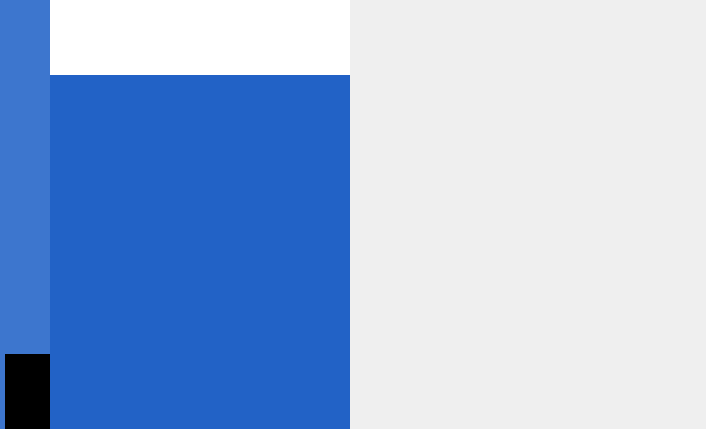
<?xml version="1.0" encoding="UTF-8"?>
<ui version="4.0">
 <class>MainWindow</class>
 <widget class="QMainWindow" name="MainWindow">
  <property name="geometry">
   <rect>
    <x>0</x>
    <y>0</y>
    <width>706</width>
    <height>429</height>
   </rect>
  </property>
  <property name="windowTitle">
   <string>MainWindow</string>
  </property>
  <widget class="QWidget" name="centralwidget">
   <property name="styleSheet">
    <string notr="true">#Left_Widget{
background-color: #2262C6;
}
#Left_Inst_Bar_W{
background-color:#3D76CE;
}
</string>
   </property>
   <layout class="QHBoxLayout" name="horizontalLayout">
    <property name="spacing">
     <number>0</number>
    </property>
    <property name="leftMargin">
     <number>0</number>
    </property>
    <property name="topMargin">
     <number>0</number>
    </property>
    <property name="rightMargin">
     <number>0</number>
    </property>
    <property name="bottomMargin">
     <number>0</number>
    </property>
    <item>
     <widget class="QWidget" name="Left_Inst_Bar_W" native="true">
      <property name="minimumSize">
       <size>
        <width>50</width>
        <height>0</height>
       </size>
      </property>
      <property name="maximumSize">
       <size>
        <width>50</width>
        <height>16777215</height>
       </size>
      </property>
      <layout class="QVBoxLayout" name="verticalLayout">
       <property name="leftMargin">
        <number>5</number>
       </property>
       <property name="topMargin">
        <number>5</number>
       </property>
       <property name="rightMargin">
        <number>0</number>
       </property>
       <property name="bottomMargin">
        <number>0</number>
       </property>
       <item>
        <widget class="QWidget" name="Button" native="true">
         <layout class="QVBoxLayout" name="verticalLayout_2">
          <property name="leftMargin">
           <number>0</number>
          </property>
          <property name="topMargin">
           <number>0</number>
          </property>
          <property name="rightMargin">
           <number>0</number>
          </property>
          <property name="bottomMargin">
           <number>0</number>
          </property>
         </layout>
        </widget>
       </item>
       <item>
        <spacer name="verticalSpacer">
         <property name="orientation">
          <enum>Qt::Vertical</enum>
         </property>
         <property name="sizeHint" stdset="0">
          <size>
           <width>20</width>
           <height>420</height>
          </size>
         </property>
        </spacer>
       </item>
       <item>
        <widget class="QWidget" name="L_D_W" native="true">
         <property name="minimumSize">
          <size>
           <width>50</width>
           <height>75</height>
          </size>
         </property>
         <property name="maximumSize">
          <size>
           <width>50</width>
           <height>75</height>
          </size>
         </property>
         <property name="styleSheet">
          <string notr="true">background-color: rgb(0, 0, 0);</string>
         </property>
         <layout class="QGridLayout" name="gridLayout_2">
          <property name="leftMargin">
           <number>0</number>
          </property>
          <property name="topMargin">
           <number>0</number>
          </property>
          <property name="rightMargin">
           <number>0</number>
          </property>
          <property name="bottomMargin">
           <number>3</number>
          </property>
         </layout>
        </widget>
       </item>
      </layout>
     </widget>
    </item>
    <item>
     <widget class="QWidget" name="Left_Widget" native="true">
      <property name="minimumSize">
       <size>
        <width>300</width>
        <height>0</height>
       </size>
      </property>
      <property name="maximumSize">
       <size>
        <width>300</width>
        <height>16777215</height>
       </size>
      </property>
      <layout class="QVBoxLayout" name="verticalLayout_3">
       <property name="spacing">
        <number>0</number>
       </property>
       <property name="leftMargin">
        <number>0</number>
       </property>
       <property name="topMargin">
        <number>0</number>
       </property>
       <property name="rightMargin">
        <number>0</number>
       </property>
       <property name="bottomMargin">
        <number>0</number>
       </property>
       <item>
        <widget class="QWidget" name="Logo_W" native="true">
         <property name="minimumSize">
          <size>
           <width>300</width>
           <height>75</height>
          </size>
         </property>
         <property name="maximumSize">
          <size>
           <width>300</width>
           <height>75</height>
          </size>
         </property>
         <property name="styleSheet">
          <string notr="true">background-color: rgb(255, 255, 255);</string>
         </property>
         <layout class="QGridLayout" name="gridLayout">
          <property name="leftMargin">
           <number>0</number>
          </property>
          <property name="topMargin">
           <number>0</number>
          </property>
          <property name="rightMargin">
           <number>0</number>
          </property>
          <property name="bottomMargin">
           <number>0</number>
          </property>
         </layout>
        </widget>
       </item>
       <item>
        <widget class="QWidget" name="Left_OutSide_W" native="true">
         <layout class="QVBoxLayout" name="verticalLayout_4">
          <property name="leftMargin">
           <number>0</number>
          </property>
          <property name="topMargin">
           <number>0</number>
          </property>
          <property name="rightMargin">
           <number>0</number>
          </property>
          <property name="bottomMargin">
           <number>0</number>
          </property>
          <item>
           <widget class="QWidget" name="Last_Files_W" native="true">
            <property name="minimumSize">
             <size>
              <width>0</width>
              <height>0</height>
             </size>
            </property>
            <layout class="QVBoxLayout" name="verticalLayout_5">
             <property name="leftMargin">
              <number>5</number>
             </property>
             <property name="topMargin">
              <number>5</number>
             </property>
             <property name="rightMargin">
              <number>5</number>
             </property>
             <property name="bottomMargin">
              <number>5</number>
             </property>
            </layout>
           </widget>
          </item>
          <item>
           <spacer name="verticalSpacer_2">
            <property name="orientation">
             <enum>Qt::Vertical</enum>
            </property>
            <property name="sizeHint" stdset="0">
             <size>
              <width>20</width>
              <height>327</height>
             </size>
            </property>
           </spacer>
          </item>
         </layout>
        </widget>
       </item>
      </layout>
     </widget>
    </item>
    <item>
     <widget class="QWidget" name="Right_Main_W" native="true">
      <property name="styleSheet">
       <string notr="true"/>
      </property>
      <layout class="QVBoxLayout" name="verticalLayout_6">
       <item>
        <widget class="QWidget" name="Out_Info_W" native="true">
         <layout class="QVBoxLayout" name="verticalLayout_7">
          <property name="leftMargin">
           <number>2</number>
          </property>
          <property name="topMargin">
           <number>2</number>
          </property>
          <property name="rightMargin">
           <number>2</number>
          </property>
          <property name="bottomMargin">
           <number>2</number>
          </property>
         </layout>
        </widget>
       </item>
       <item>
        <spacer name="verticalSpacer_3">
         <property name="orientation">
          <enum>Qt::Vertical</enum>
         </property>
         <property name="sizeHint" stdset="0">
          <size>
           <width>20</width>
           <height>40</height>
          </size>
         </property>
        </spacer>
       </item>
      </layout>
     </widget>
    </item>
   </layout>
  </widget>
 </widget>
 <resources/>
 <connections/>
</ui>
